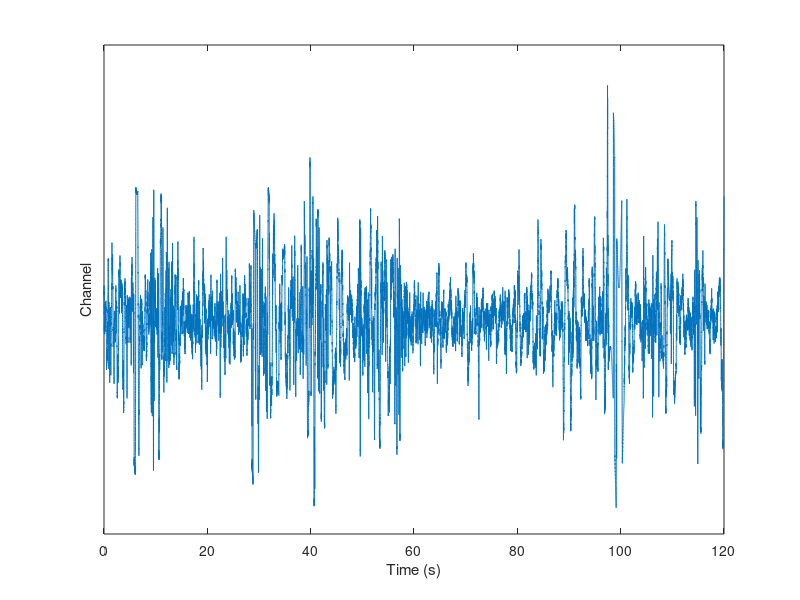

Source code (MATLAB): (Note: this script raises an error after producing the figure.)
% This file illustrates a basic use case for the code in the repository. It
% loads lfp and event data from sample files and performs a simple
% time-frequency analysis

%% Load data
% note that all times are already in seconds
load sample_events
load sample_lfp

%% Plot raw data
[T, C] = size(lfp);
sep = 1.5;
lfpmat = bsxfun(@plus, lfp, sep * (1:C));
tstamps = (1:T)/sr;
plot(tstamps,lfpmat)
xlabel('Time (s)')
ylabel('Channel')
set(gca, 'YTick', [])

%% Get data around events
channel = 1;
tseries = lfp(:,channel);

tpre = 1;
tpost = 1.5;

[lfpsplit, binT] = evtsplit(tseries, events, tpre, tpost, sr);

%% Plot
plot(binT, nanmean(lfpsplit), 'k', 'linewidth', 2)
xlabel('Time (s)')
ylabel('Voltage (mV)')

%% Make an averaged spectrogram across trials
freqs = 1:50; % frequencies to analyze
win = 0.5; % length of analysis window (in s)
overlap = 0.95; % percentage window overlap

[S, F, T, P] = avgspecgram(lfpsplit, win, overlap, freqs, sr);

%% Plot
imagesc(binT, F, 10*log10(P))
set(gca, 'ydir', 'normal')
xlabel('Time (s)')
ylabel('Frequency (Hz)')

%% Alternately, use a wavelet transform
freqs = [1:13 15:3:30 35:5:50]; % transform takes longer, so use log-spaced frequencies

P = timefreq(lfpsplit, freqs, sr);

%% Plot
pcolor(binT, freqs, 10*log10(P)) %times is a vector of times
shading interp
set(gca,'ydir','normal')
xlabel('Time (s)')
ylabel('Frequency (Hz)')
